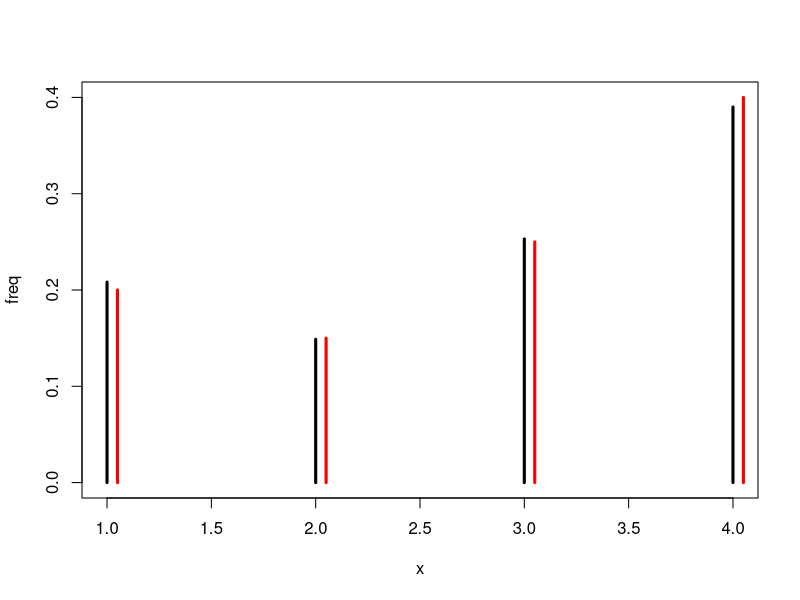
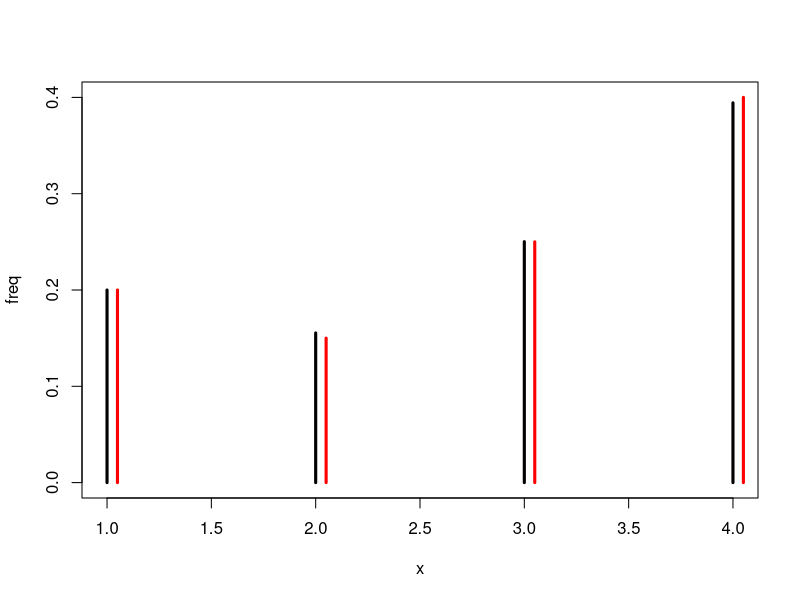
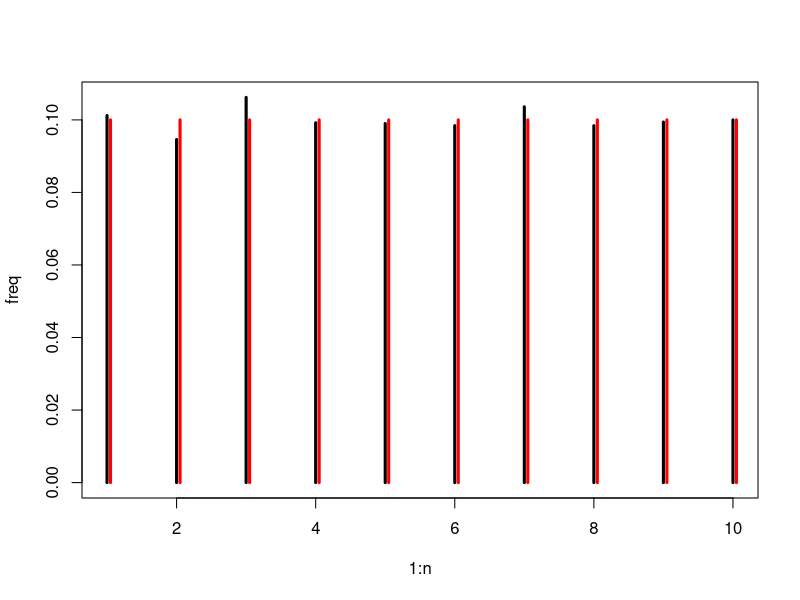
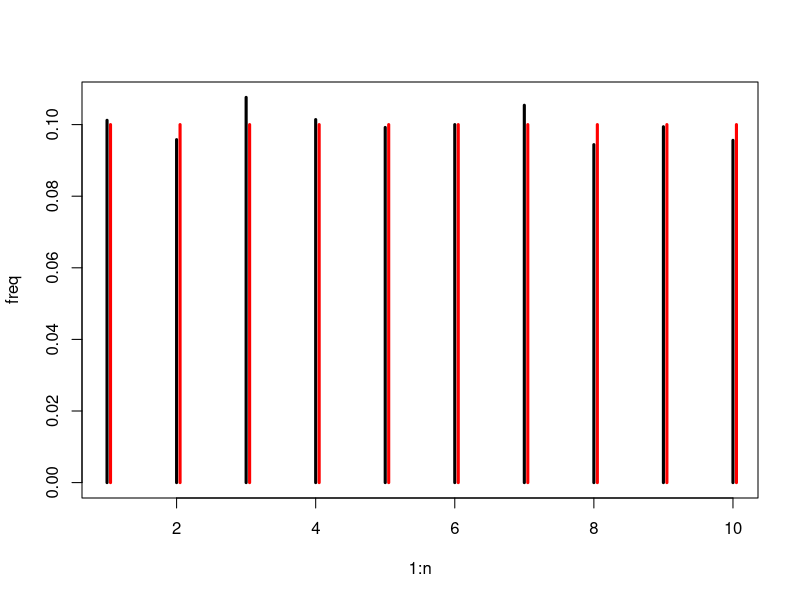
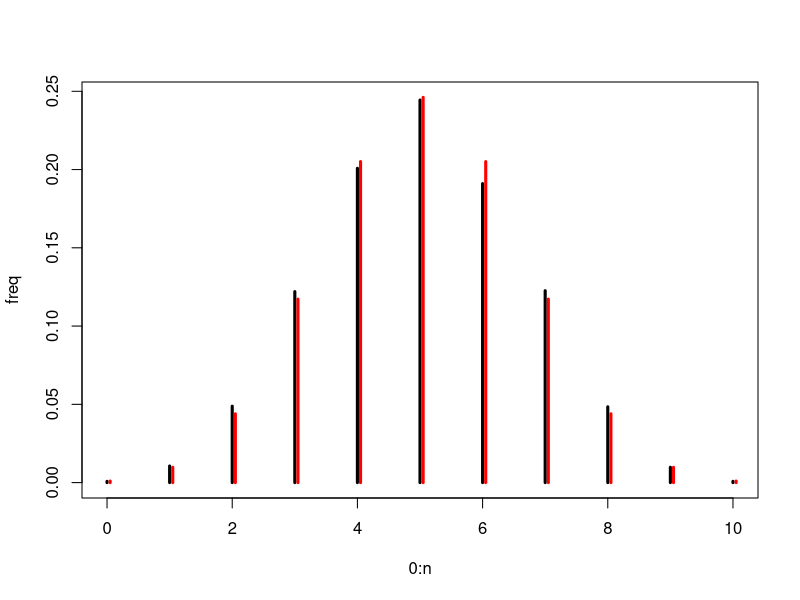
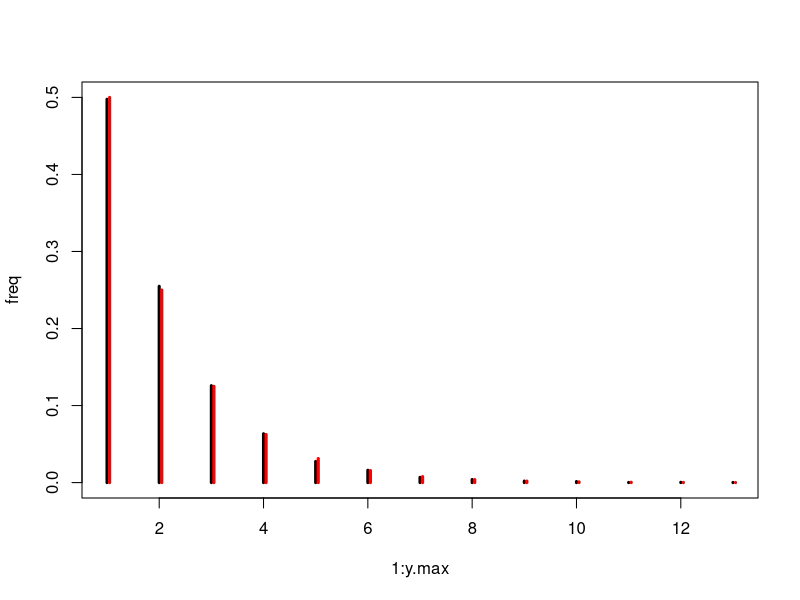
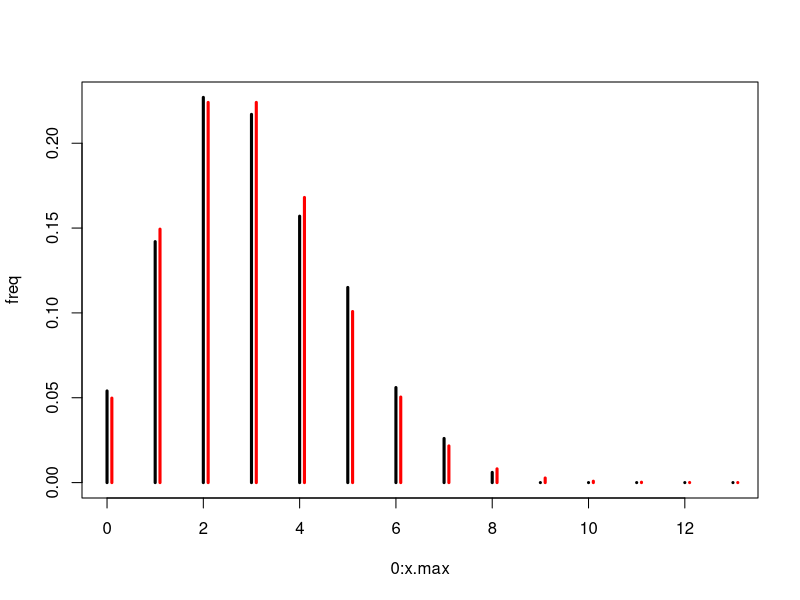
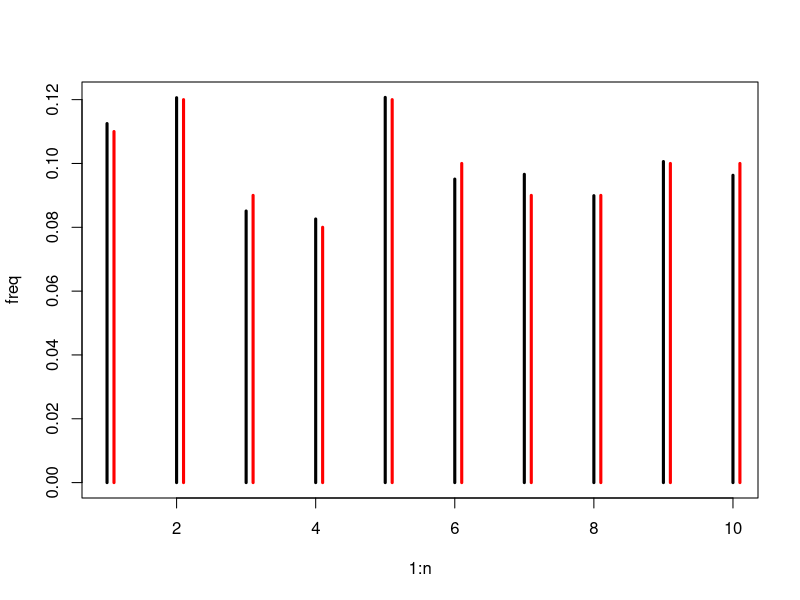

These charts were generated, in order, by the following R code:

                          ## Generating Discrete Random Variables ##

##############################################


getwd()                                       # determine the working directory

setwd("./Documents/Teaching")                  
                                              # change the working directory
                                              # . refers to the current directory
getwd()

##############################################

## The Inverse Transform Method             

# Example 4a Ross (2006)

x<-1:4
p<-c(0.2,0.15,0.25,0.40)
Fx<-cumsum(p)

U<-runif(1)
X<-1
while (Fx[X]<U){
	X<-X+1
}
print(X)

                                              # Simulation study
N<-5000
set.seed(1)
U<-runif(N)
X<-rep(0,N)
for (i in 1:N){
	j<-1
	while (Fx[j]<U[i]){
		j<-j+1
	}
	X[i]<-j
}
#print(X)

freq<-rep(0,4)
for (i in x) freq[i]<-sum(X==i)/N
#freq<-as.numeric(table(X))/N
plot(x,freq,type="h",lwd=3,ylim=c(0,max(p,freq)))
lines(x+0.05,p,type="h",col="red",lwd=3)

# pdf("inv_discr1.pdf",paper="special")

# plot(x,freq,type="h",lwd=3,ylim=c(0,max(p,freq)),axes=F,main="Simulation study")
# lines(x+0.05,p,type="h",col="red",lwd=3)
# axis(1,1:4)
# axis(2)
# box()
# legend("topleft",c("observed","theoretical"),lty=c(1,1),
#        lwd=c(3,3),col=c(1,2),bty="n")

# dev.off()

                                              # Using of sample()

X<-sample(x,size=N,replace=T,prob=p)

freq<-as.numeric(table(X))/N
plot(x,freq,type="h",lwd=3,ylim=c(0,max(p,freq)))
lines(x+0.05,p,type="h",col="red",lwd=3)


## Uniform discrete rv's
                                              # Using 'floor()'
?floor

N<-5000
n<-10
U<-runif(N)
X<-floor(n*U)+1

freq<-as.numeric(table(X))/N
plot(1:n,freq,type="h",lwd=3,ylim=c(0,max(1/n,freq)))
lines(1:n+0.05,rep(1/n,n),type="h",col="red",lwd=3)

                                              # Using 'sample()'

X<-sample(1:n,size=N,replace=T)

freq<-as.numeric(table(X))/N
plot(1:n,freq,type="h",lwd=3,ylim=c(0,max(1/n,freq)))
lines(1:n+0.05,rep(1/n,n),type="h",col="red",lwd=3)


## Random permutation

# Es 4b, Ross (2006)

                                              # take 1
n<-10
pi.0<-1:n
pi<-rep(0,n)
k<-n
while (k>1){
	#cat("k=",k,"\n")
	U<-runif(1)
	I<-floor(k*U)+1
	#cat("I=",I,"\n")
	pi[k]<-pi.0[I]
	pi.0<-pi.0[-I]
	#cat("pi=",pi,"\n")
	#cat("pi.0=",pi.0,"\n")
	k<-k-1
}
pi[1]<-pi.0
print(pi)

                                              # take 2
n<-10
pi<-1:n
k<-n
while (k>1){
	#cat("k=",k,"\n")
	U<-runif(1)
	I<-floor(k*U)+1
	#cat("I=",I,"\n")
	x<-pi[k]
	pi[k]<-pi[I]
	pi[I]<-x
	#cat("pi=",pi,"\n")
	k<-k-1
}
print(pi)

                                             # Using 'sample()'

pi<-sample(1:n)
print(pi)

# random subset of size r<= n/2

                                              # take 1
n<-10
r<-4
pi.0<-1:n
pi<-rep(0,r)
k<-n
while (k>(n-r)){
	#cat("k=",k,"\n")
	U<-runif(1)
	I<-floor(k*U)+1
	#cat("I=",I,"\n")
	pi[k-n+r]<-pi.0[I]
	pi.0<-pi.0[-I]
	#cat("pi=",pi,"\n")
	#cat("pi.0=",pi.0,"\n")
	k<-k-1
}
print(pi)

                                              # take 2
n<-10
r<-4
pi<-1:n
k<-n
while (k>(n-r)){
	#cat("k=",k,"\n")
	U<-runif(1)
	I<-floor(k*U)+1
	#cat("I=",I,"\n")
	x<-pi[k]
	pi[k]<-pi[I]
	pi[I]<-x
	#cat("pi=",pi,"\n")
	k<-k-1
}
print(pi[(n-r+1):n])

                                              # Using 'sample()'

pi<-sample(1:n,size=r)
print(pi)


## Binomial random variable

                                              # calculate cdf of binom rv
binom.cdf<-function(x,n,p){
	Fx<-0
	for (i in 0:x){
		Fx<-Fx+choose(n, i)*p^i*(1-p)^(n-i)   # 'choose()' compute binomial coef
	}
	return(Fx)
}

n<-10
p<-0.5
binom.cdf(1,n,p)
pbinom(1,size=n,prob=p)

                                              # simulate X ~ F
cdf.sim<-function(F,...){
	X<-0
	U<-runif(1)
	while (F(X,...)<U){
		X<-X+1
	}
	return(X)
}

cdf.sim(binom.cdf,n,p)
rbinom(1,size=n,prob=p)

                                              # Simulation study
N<-5000
n<-10
p<-0.5
X<-rep(0,N)
set.seed(1)
for (i in 1:N){
	X[i]<-cdf.sim(binom.cdf,n,p)
}
#print(X)

freq<-rep(0,n+1)
for (i in 0:n) freq[i+1]<-sum(X==i)/N
#freq<-as.numeric(table(X))/N

p.t<-dbinom(0:n,size=n,prob=p)
plot(0:n,freq,type="h",lwd=3,ylim=c(0,max(freq,p.t)))
lines(0:n+0.05,p.t,type="h",col="red",lwd=3)

# pdf("binom1.pdf",paper="special")

# plot(0:n,freq,type="h",lwd=3,ylim=c(0,max(freq,p.t)),main="binom(n=10,p=0.5)")
# lines(0:n+0.05,p.t,type="h",col="red",lwd=3)
# legend("topleft",c("observed","theoretical"),lty=c(1,1),
       # lwd=c(3,3),col=c(1,2),bty="n")

# dev.off()

                                              # combine loop in cdf.sim with
                                              # the loop in binom.cdf
binom.sim <- function(n,p){
	X<-0
	px<-(1-p)^n
	Fx<-px
	U<-runif(1)
	while (Fx<U) {
		X<-X+1
		px<-px*((n-X+1)*p)/(X*(1-p))          # compute px via recursive formula
		Fx<-Fx+px
	}
	return(X)
}

set.seed(1)
system.time(                                  # returns CPU time taken for execution
for (i in 1:N){
	X[i]<-cdf.sim(binom.cdf,n,p)
}
)
                                              # check higher efficiency, i.e.
                                              # less computing time
set.seed(1)
system.time(
for (i in 1:N){
	X[i]<-binom.sim(n,p)
}
)


## Sequences of independent trials

p<-0.5
U<-runif(1)
                                              # simulate B ~ Bernulli(p)
if (U<p) {                                    
	B<-1
} else B<-0

print(B)

                                              # simulate n iid B_i ~ Bernulli(p)
n<-10
B<-rep(0,n)
for (i in 1:n) {
	U<-runif(1)
	if (U<p) {
		B[i]<-1
	} else B[i]<-0
}
print(B)

                                              # simulate X ~ binom(n,p) as
                                              # X=sum_{i=1}^n B_i
n<-10
p<-0.5
X<-0
for (i in 1:n){
	U<-runif(1)
	if (U<p) X<-X+1
}
print(X)

X<-sum(runif(n)<p)                            # simpler 
print(X)


# Geometric random variable

p<-0.5

                                              # simulate Y ~ geom(p) as smaller i
                                              # such that B_j=0 for j=1,...,i-1
                                              # and B_i=1
Y<-0
success <-FALSE
while (!success) {
	U<-runif(1)
	if (U<p) {
		success <-TRUE
	} else {
		Y<-Y+1
	}
}

                                              # using inverse transform method
U<-runif(1)
Y<-floor(log(U)/log(1-p))+1
print(Y)

                                              # Simulation study
N<-5000
set.seed(100)
U<-runif(N)
Y<-floor(log(U)/log(1-p))+1
#print(Y)

y.max<-max(Y)
freq<-rep(0,y.max)
for (i in 1:y.max) freq[i]<-sum(Y==i)/N
plot(1:y.max,freq,type="h",lwd=3,ylim=c(0,p))
lines(1:y.max+0.05,dgeom(0:(y.max-1),prob=p),type="h",col="red",lwd=3)
                                              # check '?dgeom'

# pdf("geom1.pdf",paper="special")

# plot(1:y.max,freq,type="h",lwd=3,ylim=c(0,p),main="geom(p=0.5)")
# lines(1:y.max+0.05,dgeom(0:(y.max-1),prob=p),type="h",col="red",lwd=3)
# legend("topright",c("observed","theoretical"),lty=c(1,1),
       # lwd=c(3,3),col=c(1,2),bty="n")

# dev.off()


## Poisson random variable

l<-3                                          # set value of parameter lambda

                                              # inverse transform algorithm
pois.sim <- function(l){
    X<-0
    px<-exp(-l)
    Fx<-px
    U<-runif(1)
    iter<-0                                   # dummy var, counts how many searches
    while (Fx<U) {
        iter<-iter+1
        X<-X+1
        px<-px*l/X
        Fx<-Fx+px
    }
    cat("X=",X,"\n")
    cat("num searches=",iter,"\n")
    return(X)
}

pois.sim(l)

                                              # Simulation study
set.seed(5)
N<-1000
X<-rep(0,N)
for (i in 1:N){
	X[i]<-pois.sim(l)
}
#print(X)

x.max<-max(X)+5
freq<-rep(0,x.max+1)
for (i in 0:x.max) freq[i+1]<-sum(X==i)/N
plot(0:x.max,freq,type="h",lwd=3)
lines(0:x.max+0.1,dpois(0:x.max,lambda=l),type="h",col="red",lwd=3)

# pdf("pois1.pdf",paper="special")

# plot(0:x.max,freq,type="h",lwd=3,xlab="x",ylab="prob",
     # main=expression(paste("Pois(",lambda,"=3), ",N==1000)))
# lines(0:x.max+0.1,dpois(0:x.max,lambda=l),type="h",col="red",lwd=3)
# legend("topright",c("observed","theoretical"),lty=c(1,1),
       # lwd=c(3,3),col=c(1,2),bty="n")

# dev.off()

                                              # 2 take 
                                              # inverse transform
                                              # with more efficient search (?)
pois.sim1 <- function(l){
    X<-floor(l)
    px<-rep(exp(-l),3*X)
    Fx<-px[1]
    for (i in 1:X){
    	px[i+1]<-px[i]*l/i
    	Fx<-Fx+px[i+1]
    }
    #cat("px=",px[1:(X+1)],"\n")
    #cat("true px=",dpois(0:X,lambda=l),"\n")
    #cat("X=",X,"\n")
    U<-runif(1)
    #cat("U=",U,"\n")
    #cat("Fx=",Fx,"\n")
    #cat("true Fx=",ppois(X,lambda=l),"\n")
    iter<-0                                   # dummy var, counts how many searches
    if (Fx<U) {
    	while (Fx<U) {
    		iter<-iter+1
    		X<-X+1
    		#cat("X=",X,"\n")
    		px[X+1]<-px[X]*l/X
    		#cat("px=",px[1:(X+1)],"\n")
    		#cat("true px=",dpois(0:X,lambda=l),"\n")
    		Fx<-Fx+px[X+1]
    		#cat("U=",U,"\n")
    		#cat("Fx",Fx,"\n")
    		#cat("true Fx=",ppois(X,lambda=l),"\n")
    	}
     } else {
    	while (Fx>=U) {
    		iter<-iter+1
    		#cat("current px=",px[X+1],"\n")
    		Fx<-Fx-px[X+1]
    		#cat("U=",U,"\n")
    		#cat("Fx",Fx,"\n")
    		#cat("true Fx=",ppois(X,lambda=l),"\n")
    		X<-X-1
    		#cat("X=",X,"\n")
    	}
    	X<-X+1    	
    }
    cat("X=",X,"\n")
    cat("num searches=",iter,"\n")
    return(X)
}

l<-100

pois.sim1(l)

                                              # check that pois.sim1 is equivalent
                                              # to pois.sim by setting the same
                                              # seed. Note smaller num of searches
                                              # in particular for l=100
seed<-1
seed<-seed+1
set.seed(seed)                               
pois.sim1(l)
set.seed(seed)
pois.sim(l)

                                              # check higher efficiency, i.e.
                                              # less computing time
seed<-seed+1
set.seed(seed)
system.time(
pois.sim1(l)
)

set.seed(seed)
system.time(
pois.sim(l)
)
                                              # not clear from CPU time

## Rejection Method

# Example 4f, Ross (2006)

n<-10
p<-c(0.11,0.12,0.09,0.08,0.12,0.10,0.09,0.09,0.10,0.10)
q<-rep(1/n,n)
#sum(p);sum(q)

c<-max(p/q)
print(c)                                       # [1] 1.2

prob.accept<-0
iter<-0
U<-1
while (U>=prob.accept){
	Y<-floor(n*runif(1))+1
	prob.accept<-p[Y]/(c*q[Y])
	U<-runif(1)
	#cat("prob accept=",prob.accept,"\n")
	#cat("U=",U,"\n")
	iter<-iter+1
}
X<-Y
print(X)
cat("num of iter=",iter,"\n")

set.seed(50)
N<-10000
num.iter<-rep(0,N)
X<-rep(0,N)
for (i in 1:N) {
	prob.accept<-0
	iter<-0
	U<-1
	while (U>=prob.accept){
		Y<-floor(n*runif(1))+1
		prob.accept<-p[Y]/(c*q[Y])
		U<-runif(1)
		iter<-iter+1
	}
	X[i]<-Y
	num.iter[i]<-iter
}
#print(X)
freq<-rep(0,n)
for (i in 1:n) freq[i]<-sum(X==i)/N
plot(1:n,freq,ylim=c(0,max(c(0.12,freq))),type="h",lwd=3)
lines(1:n+0.1,p,type="h",col="red",lwd=3)

#print(num.iter)
mean(num.iter)
c

# pdf("accept1.pdf",paper="special")

# plot(1:n,freq,ylim=c(0,max(c(0.12,freq))),
     # type="h",lwd=3,main="Example 4f, Ross (2006)")
# lines(1:n+0.1,p,type="h",col="red",lwd=3)
# legend("topright",c("observed","theoretical"),lty=c(1,1),
       # lwd=c(3,3),col=c(1,2),bty="n")

# dev.off()


